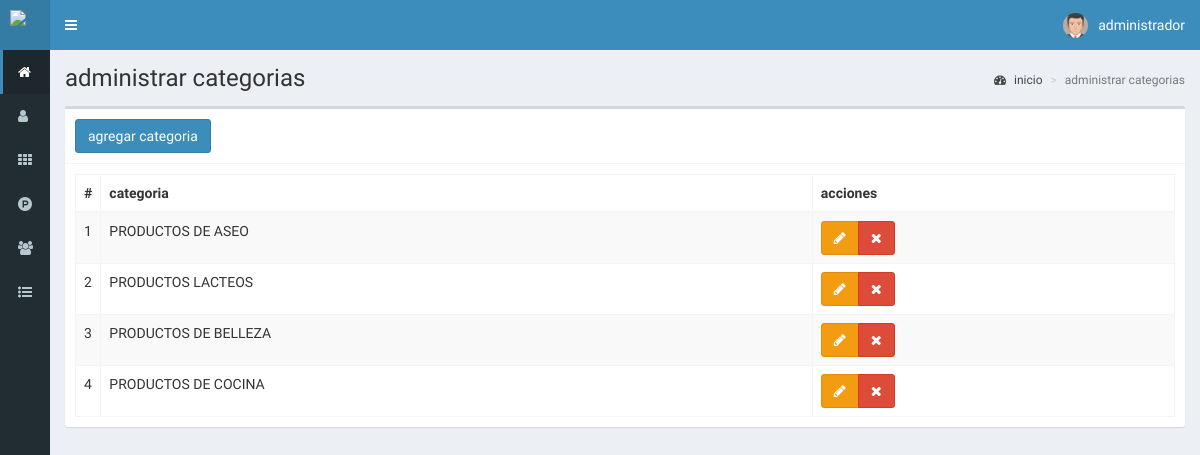
Screenshot of /categorias (signed in) with the database file from the repository.
### tables this page shows
CREATE TABLE `categorias` (
  `id` int(11) NOT NULL,
  `categoria` text NOT NULL,
  `fecha` timestamp NOT NULL DEFAULT current_timestamp() ON UPDATE current_timestamp()
);

### controladores/plantilla.controlador.php (called while the page is built)
<?php
class ControladorPlantilla{
	static public function ctrPlantilla(){
		include "vistas/plantilla.php";
	}
}

### index.php (called while the page is built, shortened)
<?php
require_once "controladores/plantilla.controlador.php";
require_once "controladores/usuarios.controlador.php";
require_once "controladores/categorias.controlador.php";
require_once "controladores/ventas.controlador.php";
require_once "modelos/categorias.modelo.php";
$plantilla = new ControladorPlantilla();
$plantilla -> ctrPlantilla();

### controladores/categorias.controlador.php (called while the page is built, shortened)
<?php
class ControladorCategorias{
	static public function ctrMostrarCategorias($item, $valor){
		$tabla = "categorias";
		$respuesta = ModeloCategorias::mdlMostrarCategorias($tabla, $item, $valor);
		return $respuesta;
	}
}

### modelos/conexion.php (called while the page is built)
<?php
class Conexion{
	static public function conectar(){
		$link = new PDO("mysql:host=localhost;dbname=itataerp",
			            "root",
			            "");
		$link->exec("set names utf8");
		return $link;
	}
}

### modelos/categorias.modelo.php (called while the page is built, shortened)
<?php
require_once "conexion.php";
class ModeloCategorias{
	static public function mdlMostrarCategorias($tabla, $item, $valor){
		if($item != null){
			$stmt = Conexion::conectar()->prepare("SELECT * FROM $tabla WHERE $item = :$item");
			$stmt -> bindParam(":".$item, $valor, PDO::PARAM_STR);
			$stmt -> execute();
			return $stmt -> fetch();
		}else{
			$stmt = Conexion::conectar()->prepare("SELECT * FROM $tabla");
			$stmt -> execute();
			return $stmt -> fetchAll();
		}
	}
}

### vistas/modulos/categorias.php (the view, shortened to what this page needs)
<div class="content-wrapper">
  <section class="content-header">
    <h1>
      administrar categorias
    </h1>
    <ol class="breadcrumb">
      <li><a href="inicio"><i class="fa fa-dashboard"></i> inicio</a></li>
      <li class="active">administrar categorias</li>
    </ol>
  </section>
  <section class="content">
    <div class="box">
      <div class="box-header with-border">
        <button class="btn btn-primary" data-toggle="modal" data-target="#modalAgregarCategoria">
          agregar categoria
        </button>
      </div>
      <div class="box-body">
       <table class="table table-bordered table-striped dt-responsive tablas" width="100%">
        <thead>
         <tr>
           <th style="width:10px">#</th>
           <th>categoria</th>
           <th>acciones</th>
         </tr>
        </thead>
        <tbody>
        <?php
          $item = null;
          $valor = null;
          $categorias = ControladorCategorias::ctrMostrarCategorias($item, $valor);
          foreach ($categorias as $key => $value) {
            echo ' <tr>
                    <td>'.($key+1).'</td>
                    <td class="text-uppercase">'.$value["categoria"].'</td>
                    <td>
                      <div class="btn-group">
                        <button class="btn btn-warning btnEditarCategoria" idCategoria="'.$value["id"].'" data-toggle="modal" data-target="#modalEditarCategoria"><i class="fa fa-pencil"></i></button>';
                        if($_SESSION["perfil"] == "Administrador"){
                        echo '<button class="btn btn-danger btnEliminarCategoria" idCategoria="'.$value["id"].'"><i class="fa fa-times"></i></button>';
                      }
                      echo '</div>
                    </td>
                  </tr>';
          }
        ?>
        </tbody>
       </table>
      </div>
    </div>
  </section>
</div>

### rows the page displays
categorias: categoria "PRODUCTOS DE ASEO"
categorias: categoria "PRODUCTOS LACTEOS"
categorias: categoria "PRODUCTOS DE BELLEZA"
categorias: categoria "PRODUCTOS DE COCINA"

### other values shown
$_SESSION["nombre"] "administrador"
